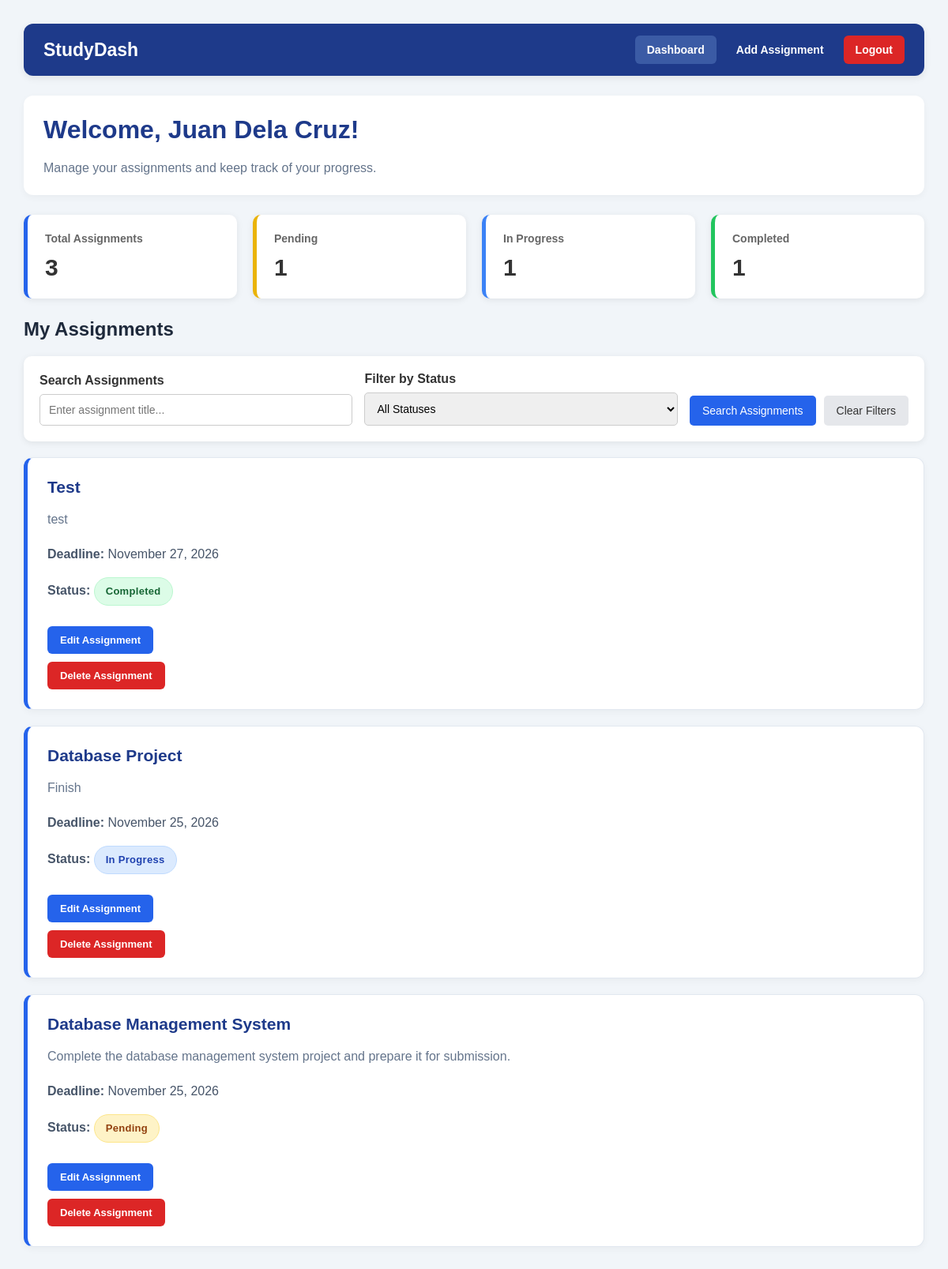
The app's page /pages/dashboard.php (signed in) with its own data.
### tables this page shows
CREATE TABLE `tasks` (
  `task_id` int(10) UNSIGNED NOT NULL,
  `user_id` int(10) UNSIGNED NOT NULL,
  `title` varchar(150) NOT NULL,
  `description` text DEFAULT NULL,
  `deadline` date DEFAULT NULL,
  `status` enum('Pending','In Progress','Completed') NOT NULL DEFAULT 'Pending',
  `created_at` timestamp NOT NULL DEFAULT current_timestamp(),
  `updated_at` timestamp NOT NULL DEFAULT current_timestamp() ON UPDATE current_timestamp()
);

### pages/dashboard.php (the view, shortened to what this page needs)
<?php
require_once __DIR__ . "/../config/database.php";
$user_id = $_SESSION["user_id"];
$stats_stmt = $pdo->prepare("
    SELECT
        COUNT(*) AS total,
        COALESCE(SUM(
            CASE WHEN status = 'Pending' THEN 1 ELSE 0 END
        ), 0) AS pending,
        COALESCE(SUM(
            CASE WHEN status = 'In Progress' THEN 1 ELSE 0 END
        ), 0) AS in_progress,
        COALESCE(SUM(
            CASE WHEN status = 'Completed' THEN 1 ELSE 0 END
        ), 0) AS completed
    FROM tasks
    WHERE user_id = :user_id
");
$stats_stmt->execute([
    ":user_id" => $user_id
]);
$stats = $stats_stmt->fetch(PDO::FETCH_ASSOC);
try {
$search = trim($_GET["search"] ?? "");
$status_filter = $_GET["status"] ?? "";
$sql = "
    SELECT *
    FROM tasks
    WHERE user_id = :user_id
";
$params = [
    ":user_id" => $user_id
];
$allowed_statuses = [
    "Pending",
    "In Progress",
    "Completed"
];
if (in_array($status_filter, $allowed_statuses, true)) {
    $sql .= " AND status = :status";
    $params[":status"] = $status_filter;
} else {
    $status_filter = "";
}
$sql .= " ORDER BY created_at DESC";
$stmt = $pdo->prepare($sql);
$stmt->execute($params);
$tasks = $stmt->fetchAll(PDO::FETCH_ASSOC);
} catch (PDOException $e) {
    error_log("Task retrieval error: " . $e->getMessage());
    $tasks = [];
    $error = "Unable to load your assignments.";
}
?>
<!DOCTYPE html>
<html lang="en">
<head>
</head>
<body>
<div class="container">
<nav class="navbar">
    <div class="nav-brand">
        <h2>StudyDash</h2>
    </div>
    <div class="nav-links">
        <a href="dashboard.php" class="nav-link active">
            Dashboard
        </a>
        <a href="add_task.php" class="nav-link">
            Add Assignment
        </a>
        <a href="../logout.php" class="nav-link logout-link">
            Logout
        </a>
    </div>
</nav>
<div class="welcome-section">
    <h1>
        Welcome,
        <?= htmlspecialchars($_SESSION["user_name"], ENT_QUOTES, 'UTF-8') ?>!
    </h1>
    <p>
        Manage your assignments and keep track of your progress.
    </p>
</div>
<div class="dashboard-stats">
    <div class="stat-card stat-total">
        <h3>Total Assignments</h3>
        <p class="stat-number">
            <?= number_format((int) $stats["total"]) ?>
        </p>
    </div>
    <div class="stat-card stat-pending">
        <h3>Pending</h3>
        <p class="stat-number">
            <?= number_format((int) $stats["pending"]) ?>
        </p>
    </div>
    <div class="stat-card stat-progress">
        <h3>In Progress</h3>
        <p class="stat-number">
            <?= number_format((int) $stats["in_progress"]) ?>
        </p>
    </div>
    <div class="stat-card stat-completed">
        <h3>Completed</h3>
        <p class="stat-number">
            <?= number_format((int) $stats["completed"]) ?>
        </p>
    </div>
</div>
    <h2>My Assignments</h2>
<form method="GET" action="dashboard.php" class="search-filter-form">
    <div class="filter-group">
        <label for="search">Search Assignments</label>
        <input
            type="text"
            id="search"
            name="search"
            placeholder="Enter assignment title..."
            value="<?= htmlspecialchars($search, ENT_QUOTES, 'UTF-8') ?>"
        >
    </div>
    <div class="filter-group">
        <label for="status">Filter by Status</label>
        <select name="status" id="status">
            <option value="" <?= $status_filter === "" ? "selected" : "" ?>>
                All Statuses
            </option>
        </select>
    </div>
    <div class="filter-actions">
        <button type="submit" class="search-button">
            Search Assignments
        </button>
        <a href="dashboard.php" class="reset-button">
            Clear Filters
        </a>
    </div>
</form>
<?php if (isset($error)): ?>
    <p>
        <?= htmlspecialchars($error, ENT_QUOTES, 'UTF-8') ?>
    </p>
<?php else: ?>
    <?php foreach ($tasks as $task): ?>
        <div class="task-card">
            <h3>
                <?= htmlspecialchars($task["title"], ENT_QUOTES, 'UTF-8') ?>
            </h3>
            <p class="description">
                <?= nl2br(htmlspecialchars($task["description"] ?? "", ENT_QUOTES, 'UTF-8')) ?>
            </p>
            <p>
                <strong>Deadline:</strong>
                <?= $task["deadline"]
                    ? htmlspecialchars(date("F d, Y", strtotime($task["deadline"])), ENT_QUOTES, 'UTF-8')
                    : "No deadline set" ?>
            </p>
            <?php
                $status_class = strtolower(
                    str_replace(" ", "-", $task["status"])
                );
            ?>
            <p>
                <strong>Status:</strong>
                <span class="status <?= htmlspecialchars($status_class, ENT_QUOTES, 'UTF-8') ?>">
                    <?= htmlspecialchars($task["status"], ENT_QUOTES, 'UTF-8') ?>
                </span>
            </p>
          <a
    href="edit_task.php?task_id=<?= (int) $task['task_id'] ?>"
    class="task-button edit-button"
>
    Edit Assignment
</a>
            <form method="POST"
      action="delete_task.php"
      class="delete-form"
      onsubmit="return confirm('Are you sure you want to delete this assignment? This action cannot be undone.');">
             <button
    type="submit"
    class="task-button delete-button"
>
    Delete Assignment
</button>
            </form>
        </div>
    <?php endforeach; ?>
<?php endif; ?>
</div>
</body>
</html>

### pages/dashboard.php (style rules this page uses)
body { font-family: Arial, sans-serif; background: #f1f5f9; margin: 0; padding: 30px; color: #1e293b; }
.container { max-width: 1150px; margin: 0 auto; }
.task-card { background: white; padding: 25px; border-radius: 12px; margin-bottom: 20px; border: 1px solid #e2e8f0; border-left: 5px solid #2563eb; box-shadow: 0 3px 10px rgba(0, 0, 0, 0.04); transition: transform 0.2s, box-shadow 0.2s; }
.task-card h3 { margin-top: 0; margin-bottom: 15px; color: #1e3a8a; font-size: 21px; }
.task-card p { line-height: 1.6; color: #475569; }
.task-card .description { color: #64748b; margin-bottom: 18px; white-space: normal; }
.status { display: inline-flex; align-items: center; padding: 7px 14px; border-radius: 20px; font-size: 13px; font-weight: bold; letter-spacing: 0.3px; }
.pending { background: #fef3c7; color: #92400e; border: 1px solid #fde68a; }
.in-progress { background: #dbeafe; color: #1e40af; border: 1px solid #bfdbfe; }
.completed { background: #dcfce7; color: #166534; border: 1px solid #bbf7d0; }
.description { color: #666; }
.dashboard-stats { display: grid; grid-template-columns: repeat(4, 1fr); gap: 20px; margin: 25px 0; }
.stat-card { background: white; padding: 22px; border-radius: 10px; box-shadow: 0 2px 8px rgba(0, 0, 0, 0.08); border-left: 5px solid #2563eb; }
.stat-card h3 { color: #666; font-size: 14px; margin: 0 0 12px; }
.stat-card .stat-number { font-size: 30px; font-weight: bold; color: #333; margin: 0; }
.stat-total { border-left-color: #2563eb; }
.stat-pending { border-left-color: #eab308; }
.stat-progress { border-left-color: #3b82f6; }
.stat-completed { border-left-color: #22c55e; }
.search-filter-form { display: flex; flex-wrap: wrap; align-items: end; gap: 15px; background: white; padding: 20px; margin: 20px 0; border-radius: 10px; box-shadow: 0 2px 8px rgba(0, 0, 0, 0.08); }
.filter-group { flex: 1; min-width: 180px; }
.filter-group label { display: block; font-weight: bold; margin-bottom: 8px; color: #333; }
.filter-group input, .filter-group select { width: 100%; padding: 11px; box-sizing: border-box; border: 1px solid #ccc; border-radius: 5px; font-size: 14px; }
.filter-actions { display: flex; gap: 10px; align-items: center; }
.search-button { background: #2563eb; color: white; padding: 11px 16px; border: none; border-radius: 5px; cursor: pointer; font-size: 14px; }
.reset-button { display: inline-block; background: #e5e7eb; color: #333; padding: 11px 16px; border-radius: 5px; text-decoration: none; font-size: 14px; }
.navbar { display: flex; justify-content: space-between; align-items: center; background: #1e3a8a; padding: 15px 25px; border-radius: 12px; margin-bottom: 25px; box-shadow: 0 3px 10px rgba(0, 0, 0, 0.08); }
.nav-brand h2 { color: white; margin: 0; font-size: 23px; }
.nav-links { display: flex; align-items: center; gap: 10px; }
.nav-link { color: white; text-decoration: none; padding: 10px 15px; border-radius: 6px; font-size: 14px; font-weight: bold; transition: background 0.2s; }
.nav-link.active { background: #3b5ba5; }
.logout-link { background: #dc2626; }
.welcome-section { background: white; padding: 25px; border-radius: 12px; margin-bottom: 25px; box-shadow: 0 3px 10px rgba(0, 0, 0, 0.04); }
.welcome-section h1 { color: #1e3a8a; margin-top: 0; }
.welcome-section p { color: #64748b; margin-bottom: 0; }
.task-button { display: inline-block; padding: 10px 16px; border: none; border-radius: 6px; text-decoration: none; font-size: 13px; font-weight: bold; cursor: pointer; transition: background 0.2s, transform 0.2s; margin-top: 10px; }
.edit-button { background: #2563eb; color: white; }
.delete-button { background: #dc2626; color: white; }

### records on screen
tasks: title "Test", description "test", deadline "November 27, 2026", status "Completed"
tasks: title "Database Project", description "Finish", deadline "November 25, 2026", status "In Progress"
tasks: title "Database Management System", description "Complete the database management system project and prepare it for submission.", deadline "November 25, 2026", status "Pending"

### other values on screen
$_SESSION["user_name"] "Juan Dela Cruz"
$stats["total"] "3"
$stats["pending"] "1"
$stats["in_progress"] "1"
$stats["completed"] "1"
